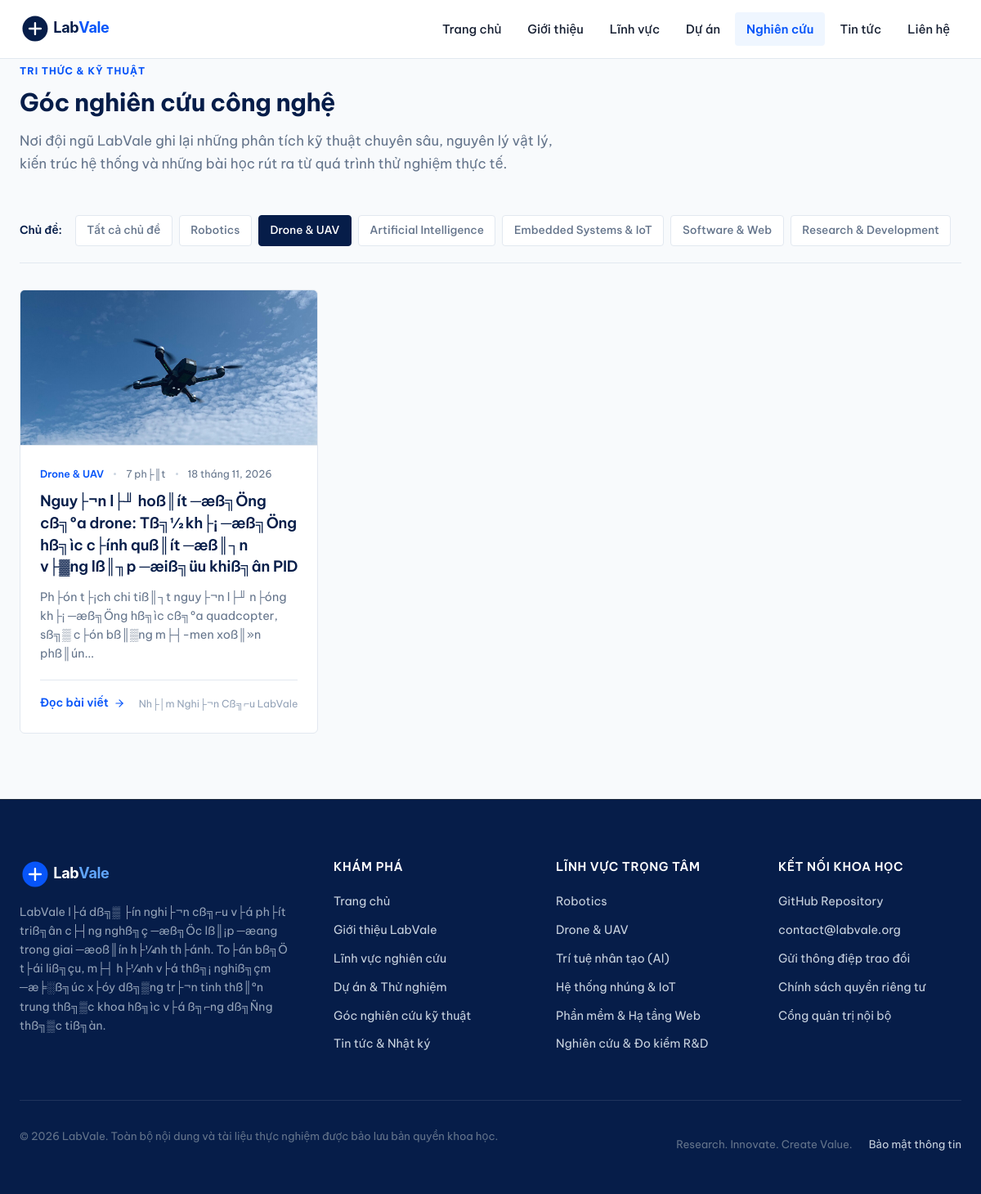
The page /research?area=drone-uav on the database as committed earlier.
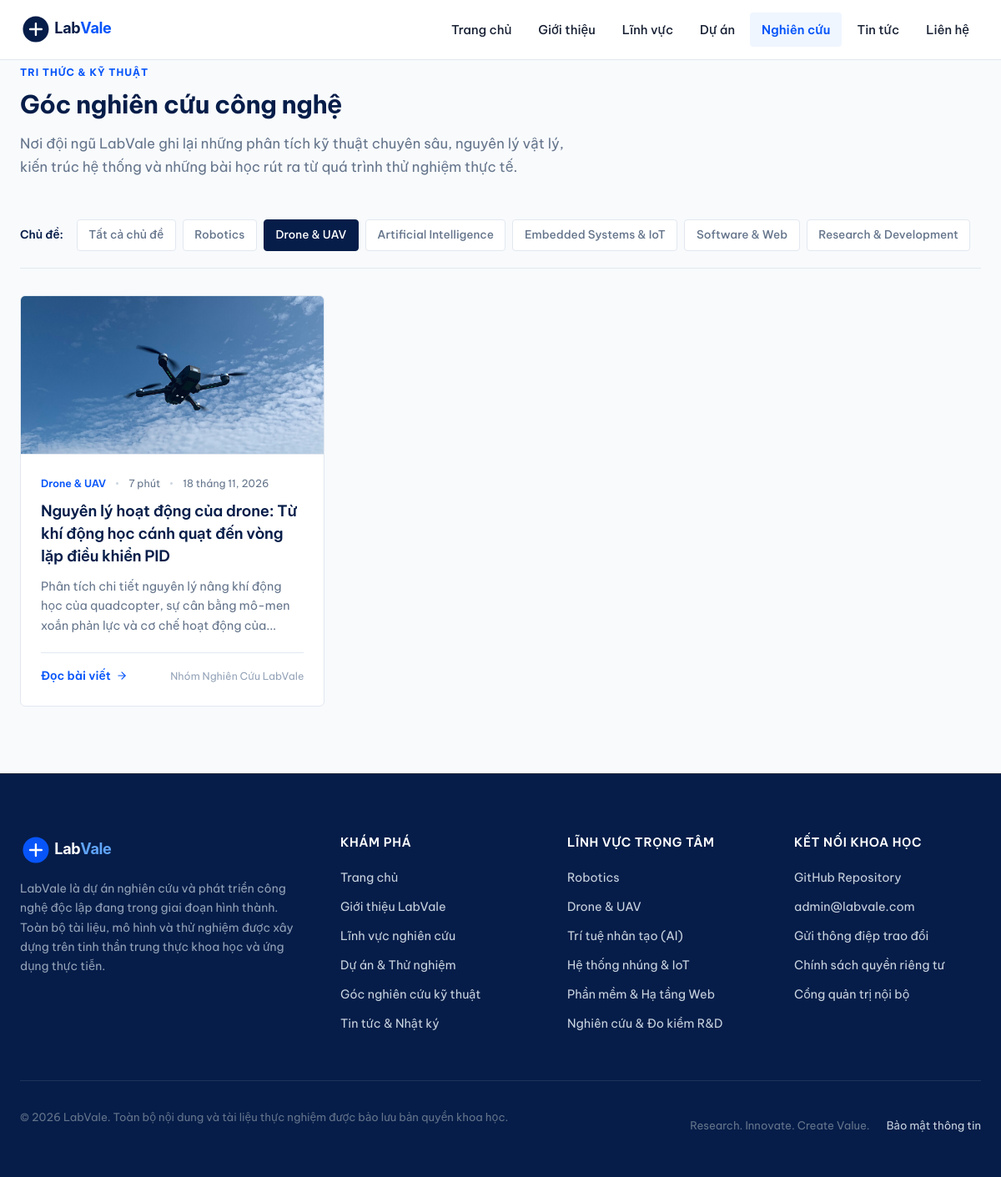
The same page on the database as committed later.
### tables this page shows
CREATE TABLE `articles` (
  `id` int(11) NOT NULL AUTO_INCREMENT,
  `area_id` int(11) DEFAULT NULL,
  `title` varchar(255) NOT NULL,
  `slug` varchar(255) NOT NULL,
  `summary` text NOT NULL,
  `content` longtext NOT NULL,
  `image` varchar(255) NOT NULL,
  `reading_time` varchar(20) DEFAULT '6 phút',
  `author` varchar(100) DEFAULT 'LabVale Research Team',
  `tags` varchar(255) NOT NULL,
  `is_published` tinyint(1) DEFAULT 1,
  `views` int(11) DEFAULT 0,
  `published_at` datetime DEFAULT current_timestamp(),
  `created_at` datetime DEFAULT current_timestamp(),
  PRIMARY KEY (`id`),
  UNIQUE KEY `slug` (`slug`),
  KEY `area_id` (`area_id`),
  CONSTRAINT `fk_articles_area` FOREIGN KEY (`area_id`) REFERENCES `research_areas` (`id`) ON DELETE SET NULL
);

CREATE TABLE `research_areas` (
  `id` int(11) NOT NULL AUTO_INCREMENT,
  `slug` varchar(100) NOT NULL,
  `name` varchar(150) NOT NULL,
  `subtitle` varchar(255) NOT NULL,
  `icon_svg` text NOT NULL,
  `short_desc` text NOT NULL,
  `full_content` longtext NOT NULL,
  `image` varchar(255) NOT NULL,
  `sort_order` int(11) DEFAULT 0,
  `is_active` tinyint(1) DEFAULT 1,
  `created_at` datetime DEFAULT current_timestamp(),
  PRIMARY KEY (`id`),
  UNIQUE KEY `slug` (`slug`)
);

### includes/helpers.php (called while the page is built, shortened)
<?php
function url(string $path = ''): string {
    $cleanPath = '/' . ltrim($path, '/');
    if ($cleanPath === '/') {
        return BASE_PATH === '' ? '/' : BASE_PATH . '/';
    }
    return BASE_PATH . $cleanPath;
}
function asset(string $path = ''): string {
    $cleanPath = ltrim($path, '/');
    $fullUrl = url('assets/' . $cleanPath);
    $realPath = __DIR__ . '/../assets/' . $cleanPath;
    if (file_exists($realPath)) {
        return $fullUrl . '?v=' . filemtime($realPath);
    }
    return $fullUrl;
}
function e(?string $str): string {
    return htmlspecialchars($str ?? '', ENT_QUOTES, 'UTF-8');
}
function format_date(?string $dateStr): string {
    $timestamp = strtotime($dateStr);
    $months = [
        1 => 'tháng 1', 2 => 'tháng 2', 3 => 'tháng 3', 4 => 'tháng 4',
        5 => 'tháng 5', 6 => 'tháng 6', 7 => 'tháng 7', 8 => 'tháng 8',
        9 => 'tháng 9', 10 => 'tháng 10', 11 => 'tháng 11', 12 => 'tháng 12'
    ];
    $day = date('j', $timestamp);
    $monthNum = (int)date('n', $timestamp);
    $year = date('Y', $timestamp);
    return sprintf('%d %s, %d', $day, $months[$monthNum] ?? "tháng $monthNum", $year);
}
function truncate_text(string $text, int $limit = 140, string $end = '...'): string {
    $plain = strip_tags($text);
    $truncated = mb_substr($plain, 0, $limit, 'UTF-8');
    $lastSpace = mb_strrpos($truncated, ' ', 0, 'UTF-8');
    if ($lastSpace !== false) {
        $truncated = mb_substr($truncated, 0, $lastSpace, 'UTF-8');
    }
    return $truncated . $end;
}
function get_setting(string $key, string $default = ''): string {
    static $settingsCache = null;
    if ($settingsCache === null) {
        try {
            $db = Database::getConnection();
            $stmt = $db->query("SELECT `key_name`, `value` FROM `settings`");
            $rows = $stmt->fetchAll();
            $settingsCache = [];
            foreach ($rows as $row) {
                $settingsCache[$row['key_name']] = $row['value'];
            }
        } catch (Exception $e) {
            $settingsCache = [];
        }
    }
    return $settingsCache[$key] ?? $default;
}

### views/research.php (the view, shortened to what the changed rows need)
<?php
require_once __DIR__ . '/layout/header.php';
?>
<div class="container" style="padding-bottom: 5rem;">
    <div class="section-header">
        <span class="section-kicker">TRI THỨC &amp; KỸ THUẬT</span>
        <h1 class="section-title">Góc nghiên cứu công nghệ</h1>
        <p class="section-desc">
            Nơi đội ngũ LabVale ghi lại những phân tích kỹ thuật chuyên sâu, nguyên lý vật lý, kiến trúc hệ thống và những bài học rút ra từ quá trình thử nghiệm thực tế.
        </p>
    </div>
    <div class="filter-bar">
        <span style="font-size: 0.85rem; font-weight: 600; color: var(--color-primary-navy); margin-right: 0.5rem;">Chủ đề:</span>
        <a href="<?= url('/research') ?>" class="filter-btn <?= empty($selectedArea) ? 'active' : '' ?>">
            Tất cả chủ đề
        </a>
        <?php foreach ($areas as $a): ?>
            <a href="<?= url('/research?area=' . urlencode($a['slug'])) ?>" class="filter-btn <?= $selectedArea === $a['slug'] ? 'active' : '' ?>">
                <?= e($a['name']) ?>
            </a>
        <?php endforeach; ?>
    </div>
    <?php if (!empty($articles)): ?>
        <div class="articles-grid">
            <?php foreach ($articles as $article): ?>
                <?php require __DIR__ . '/layout/article-card.php'; ?>
            <?php endforeach; ?>
        </div>
    <?php endif; ?>
</div>
<?php require_once __DIR__ . '/layout/footer.php'; ?>

### views/layout/article-card.php
<?php
$articleUrl = url('research/' . $article['slug']);
$imgUrl = !empty($article['image']) ? asset('images/' . $article['image']) : asset('images/article-drone-principles.jpg');
?>
<article class="article-card">
    <div class="article-thumbnail-wrapper">
        <a href="<?= $articleUrl ?>" tabindex="-1" aria-hidden="true">
            <img src="<?= e($imgUrl) ?>" alt="<?= e($article['title']) ?>" class="article-thumbnail" loading="lazy" width="600" height="340">
        </a>
    </div>
    <div class="article-body">
        <div class="article-meta">
            <?php if (!empty($article['area_name'])): ?>
                <span class="article-category"><?= e($article['area_name']) ?></span>
                <span class="article-dot"></span>
            <?php endif; ?>
            <span><?= e($article['reading_time'] ?? '5 phút đọc') ?></span>
            <span class="article-dot"></span>
            <time datetime="<?= e($article['published_at']) ?>"><?= format_date($article['published_at']) ?></time>
        </div>
        <h3 class="article-title">
            <a href="<?= $articleUrl ?>"><?= e($article['title']) ?></a>
        </h3>
        <p class="article-summary"><?= e(truncate_text($article['summary'], 120)) ?></p>
        <div class="article-footer">
            <a href="<?= $articleUrl ?>" class="area-link">
                Đọc bài viết
                <svg viewBox="0 0 24 24" fill="none" stroke="currentColor" stroke-width="2" stroke-linecap="round" stroke-linejoin="round">
                    <line x1="5" y1="12" x2="19" y2="12"></line>
                    <polyline points="12 5 19 12 12 19"></polyline>
                </svg>
            </a>
            <span style="font-size: 0.775rem; color: #94A3B8;"><?= e($article['author'] ?? 'LabVale R&D') ?></span>
        </div>
    </div>
</article>

### views/layout/footer.php (shortened to what the changed rows need)
    </main>
    <footer class="site-footer">
        <div class="container">
            <div class="footer-grid">
                <div>
                    <a href="<?= url('/') ?>" class="brand-link" aria-label="LabVale Trang chủ">
                        <img src="<?= asset('images/logo-white.svg') ?>" alt="Logo LabVale" class="brand-logo-img" width="160" height="38">
                    </a>
                    <p class="footer-brand-desc">
                        <?= e(get_setting('footer_note', 'LabVale là dự án nghiên cứu và phát triển công nghệ độc lập tại Việt Nam, tập trung vào robot, thiết bị bay không người lái, trí tuệ nhân tạo và những giải pháp kỹ thuật có giá trị thực tiễn.')) ?>
                    </p>
                </div>
                <div>
                    <h3 class="footer-heading">Khám phá</h3>
                    <ul class="footer-links">
                        <li><a href="<?= url('/') ?>" class="footer-link">Trang chủ</a></li>
                        <li><a href="<?= url('/about') ?>" class="footer-link">Giới thiệu LabVale</a></li>
                        <li><a href="<?= url('/research-areas') ?>" class="footer-link">Lĩnh vực nghiên cứu</a></li>
                        <li><a href="<?= url('/projects') ?>" class="footer-link">Dự án & Thử nghiệm</a></li>
                        <li><a href="<?= url('/research') ?>" class="footer-link">Góc nghiên cứu kỹ thuật</a></li>
                        <li><a href="<?= url('/news') ?>" class="footer-link">Tin tức & Nhật ký</a></li>
                    </ul>
                </div>
                <div>
                    <h3 class="footer-heading">Lĩnh vực trọng tâm</h3>
                    <ul class="footer-links">
                        <li><a href="<?= url('/research-areas/robotics') ?>" class="footer-link">Robotics</a></li>
                        <li><a href="<?= url('/research-areas/drone-uav') ?>" class="footer-link">Drone & UAV</a></li>
                        <li><a href="<?= url('/research-areas/artificial-intelligence') ?>" class="footer-link">Trí tuệ nhân tạo (AI)</a></li>
                        <li><a href="<?= url('/research-areas/embedded-iot') ?>" class="footer-link">Hệ thống nhúng & IoT</a></li>
                        <li><a href="<?= url('/research-areas/software-web') ?>" class="footer-link">Phần mềm & Hạ tầng Web</a></li>
                        <li><a href="<?= url('/research-areas/research-development') ?>" class="footer-link">Nghiên cứu & Đo kiểm R&D</a></li>
                    </ul>
                </div>
                <div>
                    <h3 class="footer-heading">Kết nối khoa học</h3>
                    <ul class="footer-links">
                        <li>
                            <a href="<?= e(get_setting('github_url', 'https://github.com/labvale-rd')) ?>" target="_blank" rel="noopener noreferrer" class="footer-link">
                                GitHub Repository
                            </a>
                        </li>
                        <li>
                            <a href="mailto:<?= e(get_setting('contact_email', 'contact@labvale.org')) ?>" class="footer-link">
                                <?= e(get_setting('contact_email', 'contact@labvale.org')) ?>
                            </a>
                        </li>
                        <li><a href="<?= url('/contact') ?>" class="footer-link">Gửi thông điệp trao đổi</a></li>
                        <li><a href="<?= url('/privacy') ?>" class="footer-link">Chính sách quyền riêng tư</a></li>
                        <li><a href="<?= url('/admin') ?>" class="footer-link">Cổng quản trị nội bộ</a></li>
                    </ul>
                </div>
            </div>
            <div class="footer-bottom">
                <p>&copy; <?= date('Y') ?> LabVale. Toàn bộ nội dung và tài liệu thực nghiệm được bảo lưu bản quyền khoa học.</p>
                <div class="footer-legal-links">
                    <span>Research. Innovate. Create Value.</span>
                    <a href="<?= url('/privacy') ?>" class="footer-link">Bảo mật thông tin</a>
                </div>
            </div>
        </div>
    </footer>
</body>
</html>

Rows that differ between the two databases and show on the page:
changed articles "Drone & UAV": reading_time "7 ph├║t" → "7 phút"; title "Nguy├¬n l├╜ hoß║ít ─æß╗Öng cß╗ºa drone: Tß╗½ kh├¡ ─æß╗Öng hß╗ìc c├ính quß║ít ─æß║┐n v├▓ng lß║╖p ─æiß╗üu khiß╗ân PID" → "Nguyên lý hoạt động của drone: Từ khí động học cánh quạt đến vòng lặp điều khiển PID"; summary "Ph├ón t├¡ch chi tiß║┐t nguy├¬n l├╜ n├óng kh├¡ ─æß╗Öng hß╗ìc cß╗ºa quadcopter, sß╗▒ c├ón bß║▒ng m├┤-men xoß║»n phß║ún..." → "Phân tích chi tiết nguyên lý nâng khí động học của quadcopter, sự cân bằng mô-men xoắn phản lực và cơ chế hoạt động của..."; author "Nh├│m Nghi├¬n Cß╗⌐u LabVale" → "Nhóm Nghiên Cứu LabVale"
Other text that changed with them:
get_setting('contact_email', 'contact@labvale.org'): "contact@labvale.org" → "admin@labvale.com"
text no longer shown: "LabVale l├á dß╗▒ ├ín nghi├¬n cß╗⌐u v├á ph├ít triß╗ân c├┤ng nghß╗ç ─æß╗Öc lß║¡p ─æang trong giai ─æoß║ín h├¼nh th├ánh. To├án bß╗Ö t├ái liß╗çu, m├┤ h├¼nh v├á thß╗¡ nghiß╗çm ─æ╞░ß╗úc x├óy dß╗▒ng tr├¬n tinh thß║ºn trung thß╗▒c khoa hß╗ìc v├á ß╗⌐ng dß╗Ñng thß╗▒c tiß╗àn."
text now shown: "LabVale là dự án nghiên cứu và phát triển công nghệ độc lập đang trong giai đoạn hình thành. Toàn bộ tài liệu, mô hình và thử nghiệm được xây dựng trên tinh thần trung thực khoa học và ứng dụng thực tiễn."
